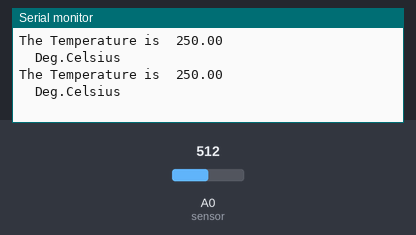
Recording of a sketch running on a simulated Arduino Uno, built with avr-gcc and run on an emulated ATmega328P. Shown: the last lines printed to the serial monitor. The inputs (shaded band) are chosen by the test bench; at power-on: A0 (sensor) = 512.

Above: at 1.8 s.
1.9 s: A0 (sensor) set to 716
At 2.8 s:
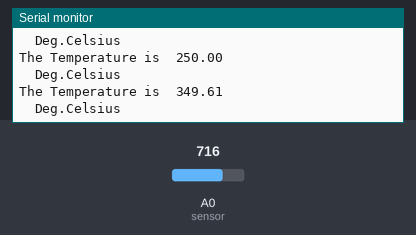
3.4 s: A0 (sensor) set to 900
At 4.7 s:
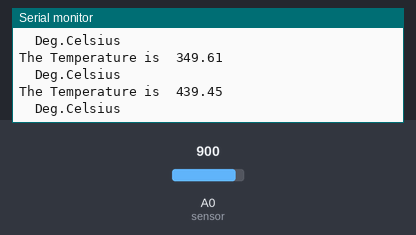
Timing chart, 0 to 6.4 s (numbered marks = the images above; inputs shaded):
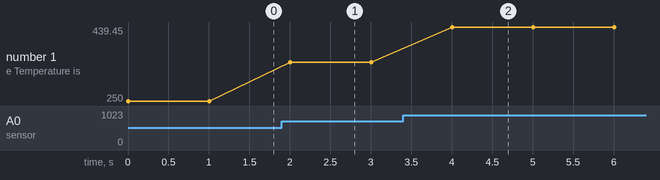

Measured:
- after the input at 1.9 s, the serial monitor: prints a new line after 0.10 s (image 1)
- after the input at 3.4 s, the serial monitor: prints a new line after 0.60 s (image 2)
- plotted number 1: 250 → 349.61 after the input at 1.9 s, 349.61 → 439.45 after the input at 3.4 s

The sketch:

Temp.ino
```cpp
float temp;
int sensor=0;

void setup() {
  // put your setup code here, to run once:
Serial.begin(9600);
}

void loop() {
  // put your main code here, to run repeatedly:
temp=analogRead(sensor);
temp=temp*0.48828125;

Serial.print("\nThe Temperature is  ");
Serial.println(temp);
Serial.print("  Deg.Celsius");
delay(1000);
}
```
